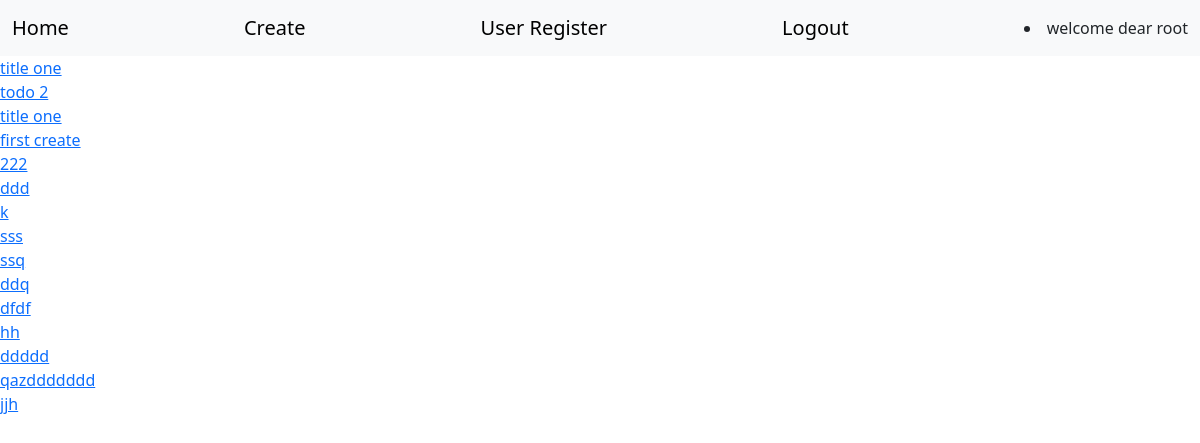
Before: / (signed in) with the older database file.
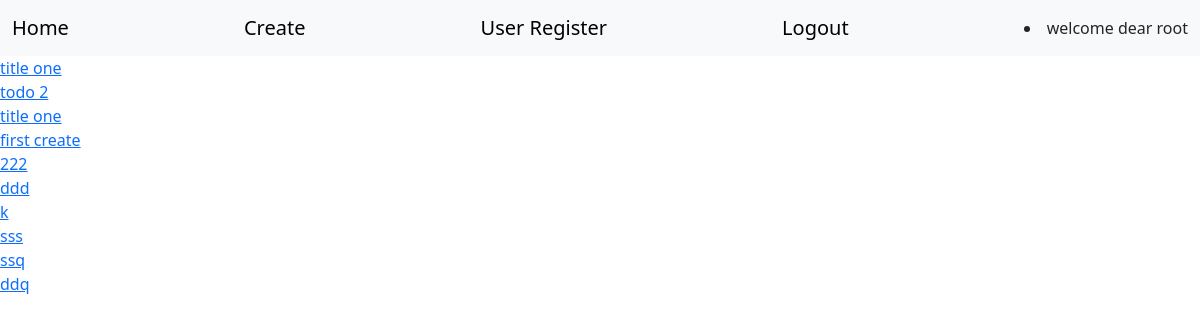
After: the same page with the newer database file.
### home/models.py (models this page shows)
class TODO(models.Model):
    title=models.CharField(max_length=100)
    body=models.CharField(max_length=200)
    created= models.DateField()

### home/views.py (the view)
# urls.py: 2. Add a URL to urlpatterns:  path('', views.home, name='home')
def home(request):
    todo=TODO.objects.all
    return render(request,'home.html',{'all':todo})

### templates/home.html
{% extends "base.html" %}
{% block content %}
{% for todos in all  %}
 <a href="{% url "detail" todos.id %}">{{todos.title}}<br></a>
{% endfor %}
{% endblock content %}

Changed rows visible on the page:
removed TODO: title "dfdf"
removed TODO: title "hh"
removed TODO: title "ddddd"
removed TODO: title "qazddddddd"
removed TODO: title "jjh"
